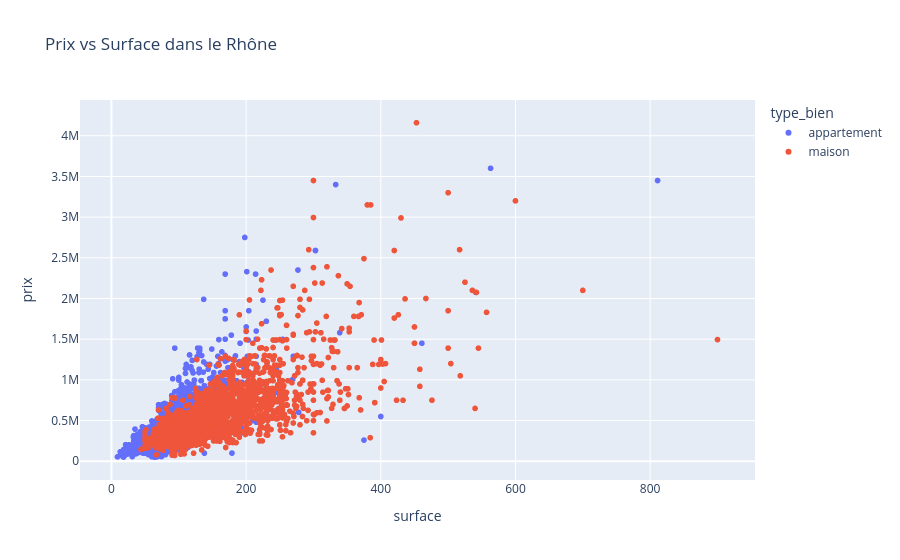

Notebook code for this chart:
### Code cell
#Prix en fonction de la surface
fig = px.scatter(df_final, x="surface", y="prix", 
                 color="type_bien",
                 title="Prix vs Surface dans le Rhône",
                 hover_name="ville")

fig.show()

### Figure 1 — Plotly figure (JSON) as saved in the notebook; plotly's stock layout.template omitted (floating-point values rounded to 4 significant figures; data arrays with more than 128 entries replaced by an {"elided": "..."} marker saying what was removed)
{"data": [{"hovertemplate": "<b>%{hovertext}</b><br><br>type_bien=appartement<br>surface=%{x}<br>prix=%{y}<extra></extra>", "hovertext": {"elided": "5494 str values"}, "legendgroup": "appartement", "marker": {"color": "#636efa", "symbol": "circle"}, "mode": "markers", "name": "appartement", "showlegend": true, "type": "scattergl", "x": {"elided": "5494 float values"}, "xaxis": "x", "y": {"elided": "5494 float values"}, "yaxis": "y"}, {"hovertemplate": "<b>%{hovertext}</b><br><br>type_bien=maison<br>surface=%{x}<br>prix=%{y}<extra></extra>", "hovertext": {"elided": "2525 str values"}, "legendgroup": "maison", "marker": {"color": "#EF553B", "symbol": "circle"}, "mode": "markers", "name": "maison", "showlegend": true, "type": "scattergl", "x": {"elided": "2525 float values"}, "xaxis": "x", "y": {"elided": "2525 float values"}, "yaxis": "y"}], "layout": {"legend": {"title": {"text": "type_bien"}, "tracegroupgap": 0}, "title": {"text": "Prix vs Surface dans le Rhône"}, "xaxis": {"anchor": "y", "domain": [0, 1], "title": {"text": "surface"}}, "yaxis": {"anchor": "x", "domain": [0, 1], "title": {"text": "prix"}}}}
